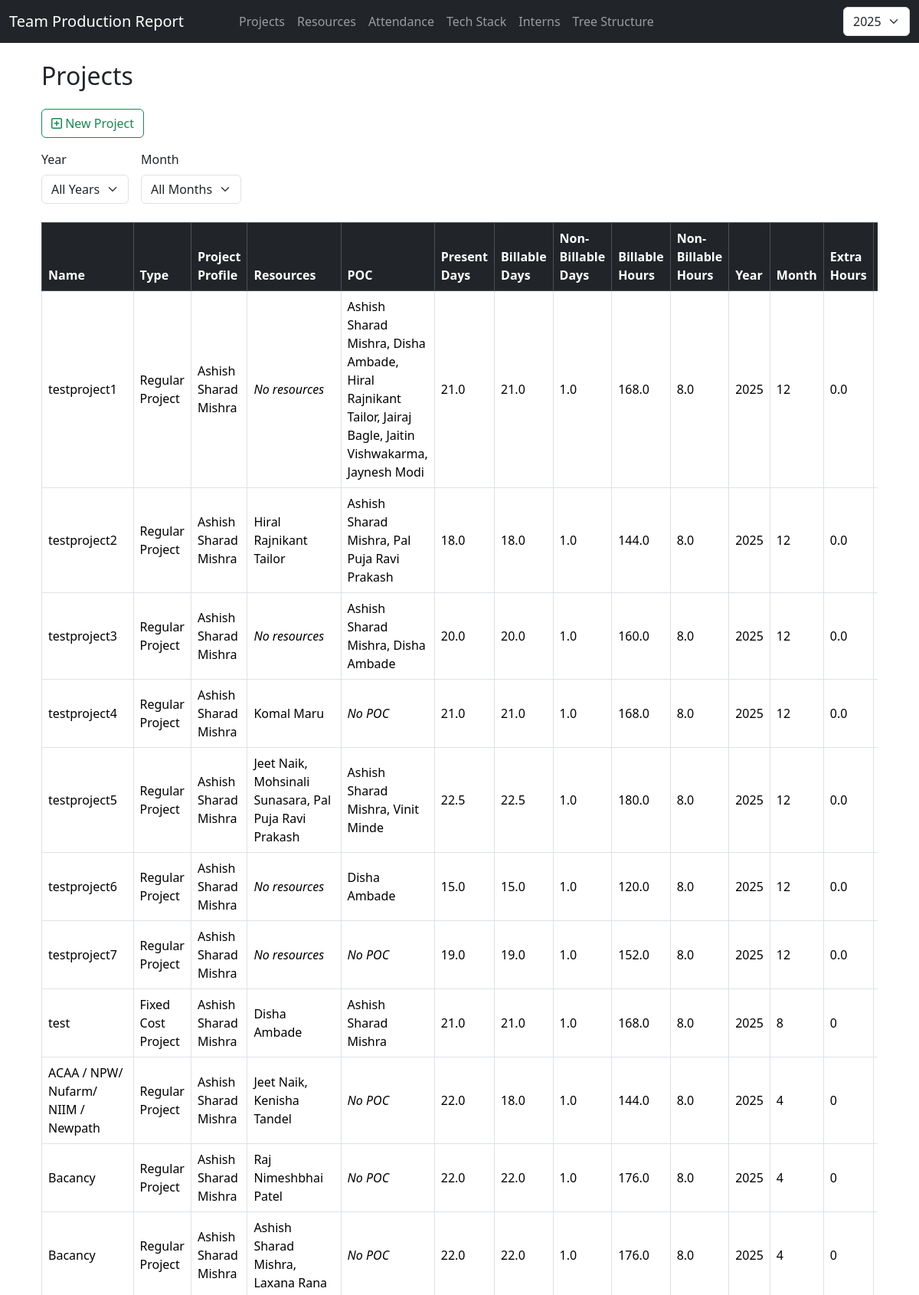
The app's page /projects/projects/ (upper part) with its own data.
### projects/models.py (models this page shows, shortened)
class Project(models.Model):
    PROJECT_TYPE_CHOICES = [
        ('REGULAR', 'Regular Project'),
        ('FIXED_COST', 'Fixed Cost Project'),
    ]
    project_name = models.CharField(max_length=100)
    project_type = models.CharField(
        max_length=20,
        choices=PROJECT_TYPE_CHOICES,
        default='REGULAR'
    )
    year = models.PositiveIntegerField(
        help_text="Enter the year for this project report (e.g., 2025)"
    )
    month = models.PositiveSmallIntegerField(
        choices=[(i, calendar.month_name[i]) for i in range(1, 13)],
        help_text="Enter the month for this project report (1–12)"
    )
    project_profile = models.ForeignKey(
        Resource,
        on_delete=models.PROTECT,
        related_name='profiled_projects',
        help_text="Main profile/resource for this project"
    )
    resources = models.ManyToManyField(
        Resource,
        related_name='assigned_projects',
        blank=True,
        help_text="Multiple resources can be assigned to this project"
    )
    poc = models.ManyToManyField(
        Resource,
        related_name='poc_projects',
        blank=True,
        help_text="Multiple POCs can be assigned to this project"
    )
    present_day = models.FloatField(
        default=0,
        validators=[MinValueValidator(0)],
        help_text="Number of days the project was active"
    )
    billable_days = models.FloatField(
        default=0,
        validators=[MinValueValidator(0)],
        help_text="Number of billable days"
    )
    non_billable_days = models.FloatField(
        default=0,
        validators=[MinValueValidator(0)],
        help_text="Number of non-billable days"
    )
    billable_hours = models.FloatField(
        default=0,
        editable=False,
        help_text="Auto-calculated from billable_days × 8"
    )
    non_billable_hours = models.FloatField(
        default=0,
        editable=False,
        help_text="Auto-calculated from non_billable_days × 8"
    )
    extra_hours = models.FloatField(
        null=True,
        blank=True,
        default=0,
        validators=[MinValueValidator(0)],
        help_text="Any additional hours (optional)"
    )
    is_active = models.BooleanField(default=True, help_text="For soft deletion")
    created_at = models.DateTimeField(auto_now_add=True)
    counting = models.FloatField(default=0, help_text="Counting value")
    updated_at = models.DateTimeField(auto_now=True)
    class Meta:
        db_table = 'projects'
        ordering = ['-year', '-month', 'project_name']
        verbose_name = 'Project'
        verbose_name_plural = 'Projects'

### resources/models.py (models this page shows, shortened)
class Resource(models.Model):
    resource_name = models.CharField(
        max_length=100,
        help_text="Enter the full name of the resource"
    )
    year = models.PositiveIntegerField(
        help_text="Enter the year manually (e.g., 2025)"
    )
    month = models.PositiveSmallIntegerField(
        choices=[(i, calendar.month_name[i]) for i in range(1, 13)],
        help_text="Enter the month manually (1-12)"
    )
    working_days = models.FloatField(
        null=True,
        blank=True,
        help_text="Leave blank to auto-calculate (Mon-Fri + 1st Saturday)"
    )
    present_day = models.FloatField(
        default=0,
        help_text="Days resource was present"
    )
    present_hours = models.FloatField(
        default=0,
        help_text="Auto-calculated as present_day * 8 hours if not set"
    )
    created_at = models.DateTimeField(auto_now_add=True)
    counting = models.FloatField(default=0, help_text="Counting value")
    is_active = models.BooleanField(
        default=True,
        help_text="Uncheck to deactivate this resource instead of deleting."
    )
    class Meta:
        db_table = 'resources'
        ordering = ['-year', '-month', 'resource_name']
        verbose_name = 'Resource'
        verbose_name_plural = 'Resources'
        unique_together = ('resource_name', 'year', 'month')

### projects/views.py (the view)
# urls.py: path("projects/", views.project_list, name="project_list"),
def project_list(request):
    selected_year = request.GET.get('year')
    selected_month = request.GET.get('month')
    projects = Project.objects.all()
    if selected_year:
        projects = projects.filter(year=selected_year)
    if selected_month:
        projects = projects.filter(month=selected_month)
    years = Project.objects.values_list('year', flat=True).distinct().order_by('year')
    months = Project.objects.values_list('month', flat=True).distinct().order_by('month')
    return render(request, 'projects/project_list.html', {
        'projects': projects,
        'years': years,
        'months': months,
        'selected_year': selected_year,
        'selected_month': selected_month,
    })

### projects/templates/projects/project_list.html (shortened to what this page needs)
{% extends 'base.html' %}
{% block content %}
<div class="container mt-4">
  <h2 class="mb-4">Projects</h2>
  <div class="d-flex justify-content-between align-items-center mb-3">
    <a href="{% url 'projects:project_create' %}" class="btn btn-outline-success ">
      <i class="far fa-plus-square"></i> New Project
    </a>
  </div>
  <form method="get" class="row row-cols-lg-auto g-3 align-items-center mb-4" id="filter-form">
    <div class="col-12">
      <label for="year-select" class="form-label">Year</label>
      <select id="year-select" name="year" class="form-select"
              onchange="document.getElementById('filter-form').submit();">
        <option value="">All Years</option>
      </select>
    </div>
    <div class="col-12">
      <label for="month-select" class="form-label">Month</label>
      <select id="month-select" name="month" class="form-select"
              onchange="document.getElementById('filter-form').submit();">
        <option value="">All Months</option>
      </select>
    </div>
  </form>
  <div class="table-responsive">
    <table class="table table-bordered table-hover align-middle">
      <thead class="table-dark">
        <tr>
          <th>Name</th>
          <th>Type</th>
          <th>Project Profile</th>
          <th>Resources</th>
          <th>POC</th>
          <th>Present Days</th>
          <th>Billable Days</th>
          <th>Non-Billable Days</th>
          <th>Billable Hours</th>
          <th>Non-Billable Hours</th>
          <th>Year</th>
          <th>Month</th>
          <th>Extra Hours</th>
          <th>Active</th>
        </tr>
      </thead>
      <tbody>
        {% for project in projects %}
        <tr>
          <td>{{ project.project_name }}</td>
          <td>{{ project.get_project_type_display }}</td>
          <td>{{ project.project_profile.resource_name }}</td>
          <td>
            {% for resource in project.resources.all %}
              <span>{{ resource.resource_name }}</span>{% if not forloop.last %}, {% endif %}
            {% empty %}
              <em>No resources</em>
            {% endfor %}
          </td>
          <td>
            {% for poc in project.poc.all %}
              <span>{{ poc.resource_name }}</span>{% if not forloop.last %}, {% endif %}
            {% empty %}
              <em>No POC</em>
            {% endfor %}
          </td>
          <td>{{ project.present_day }}</td>
          <td>{{ project.billable_days }}</td>
          <td>{{ project.non_billable_days }}</td>
          <td>{{ project.billable_hours }}</td>
          <td>{{ project.non_billable_hours}}</td>
          <td>{{ project.year }}</td>
          <td>{{ project.month }}</td>
          <td>{{ project.extra_hours|default_if_none:0 }}</td>
          <td>
          </td>
        </tr>
        {% empty %}
        <tr>
          <td colspan="11" class="text-center">No projects available.</td>
        </tr>
        {% endfor %}
      </tbody>
    </table>
  </div>
</div>
{% endblock %}

### records on screen
Project: project_name "testproject1", project_type "Regular Project", project_profile.resource_name "Ashish Sharad Mishra", present_day "21.0", billable_days "21.0", non_billable_days "1.0", billable_hours "168.0", non_billable_hours "8.0", year "2025", month "12", extra_hours "0.0"
Resource: resource_name "Ashish Sharad Mishra"
Resource: resource_name "Disha Ambade"
Resource: resource_name "Hiral Rajnikant Tailor"
Resource: resource_name "Jairaj Bagle"
Resource: resource_name "Jaitin Vishwakarma"
Resource: resource_name "Jaynesh Modi"
Project: project_name "testproject2", project_type "Regular Project", project_profile.resource_name "Ashish Sharad Mishra", present_day "18.0", billable_days "18.0", non_billable_days "1.0", billable_hours "144.0", non_billable_hours "8.0", year "2025", month "12", extra_hours "0.0"
Resource: resource_name "Pal Puja Ravi Prakash"
Project: project_name "testproject3", project_type "Regular Project", project_profile.resource_name "Ashish Sharad Mishra", present_day "20.0", billable_days "20.0", non_billable_days "1.0", billable_hours "160.0", non_billable_hours "8.0", year "2025", month "12", extra_hours "0.0"
Project: project_name "testproject4", project_type "Regular Project", project_profile.resource_name "Ashish Sharad Mishra", present_day "21.0", billable_days "21.0", non_billable_days "1.0", billable_hours "168.0", non_billable_hours "8.0", year "2025", month "12", extra_hours "0.0"
Resource: resource_name "Komal Maru"
Project: project_name "testproject5", project_type "Regular Project", project_profile.resource_name "Ashish Sharad Mishra", present_day "22.5", billable_days "22.5", non_billable_days "1.0", billable_hours "180.0", non_billable_hours "8.0", year "2025", month "12", extra_hours "0.0"
Resource: resource_name "Jeet Naik"
Resource: resource_name "Mohsinali Sunasara"
Resource: resource_name "Vinit Minde"
Project: project_name "testproject6", project_type "Regular Project", project_profile.resource_name "Ashish Sharad Mishra", present_day "15.0", billable_days "15.0", non_billable_days "1.0", billable_hours "120.0", non_billable_hours "8.0", year "2025", month "12", extra_hours "0.0"
Project: project_name "testproject7", project_type "Regular Project", project_profile.resource_name "Ashish Sharad Mishra", present_day "19.0", billable_days "19.0", non_billable_days "1.0", billable_hours "152.0", non_billable_hours "8.0", year "2025", month "12", extra_hours "0.0"
Project: project_name "test", project_type "Fixed Cost Project", project_profile.resource_name "Ashish Sharad Mishra", present_day "21.0", billable_days "21.0", non_billable_days "1.0", billable_hours "168.0", non_billable_hours "8.0", year "2025", month "8", extra_hours "0"
Project: project_name "ACAA / NPW/ Nufarm/ NIIM / Newpath", project_type "Regular Project", project_profile.resource_name "Ashish Sharad Mishra", present_day "22.0", billable_days "18.0", non_billable_days "1.0", billable_hours "144.0", non_billable_hours "8.0", year "2025", month "4", extra_hours "0"
Resource: resource_name "Kenisha Tandel"
Project: project_name "Bacancy", project_type "Regular Project", project_profile.resource_name "Ashish Sharad Mishra", present_day "22.0", billable_days "22.0", non_billable_days "1.0", billable_hours "176.0", non_billable_hours "8.0", year "2025", month "4", extra_hours "0"
Resource: resource_name "Raj Nimeshbhai Patel"
Project: project_name "Bacancy", project_type "Regular Project", project_profile.resource_name "Ashish Sharad Mishra", present_day "22.0", billable_days "22.0", non_billable_days "1.0", billable_hours "176.0", non_billable_hours "8.0", year "2025", month "4", extra_hours "0"
Resource: resource_name "Laxana Rana"

### other values on screen
form field value "2025"
